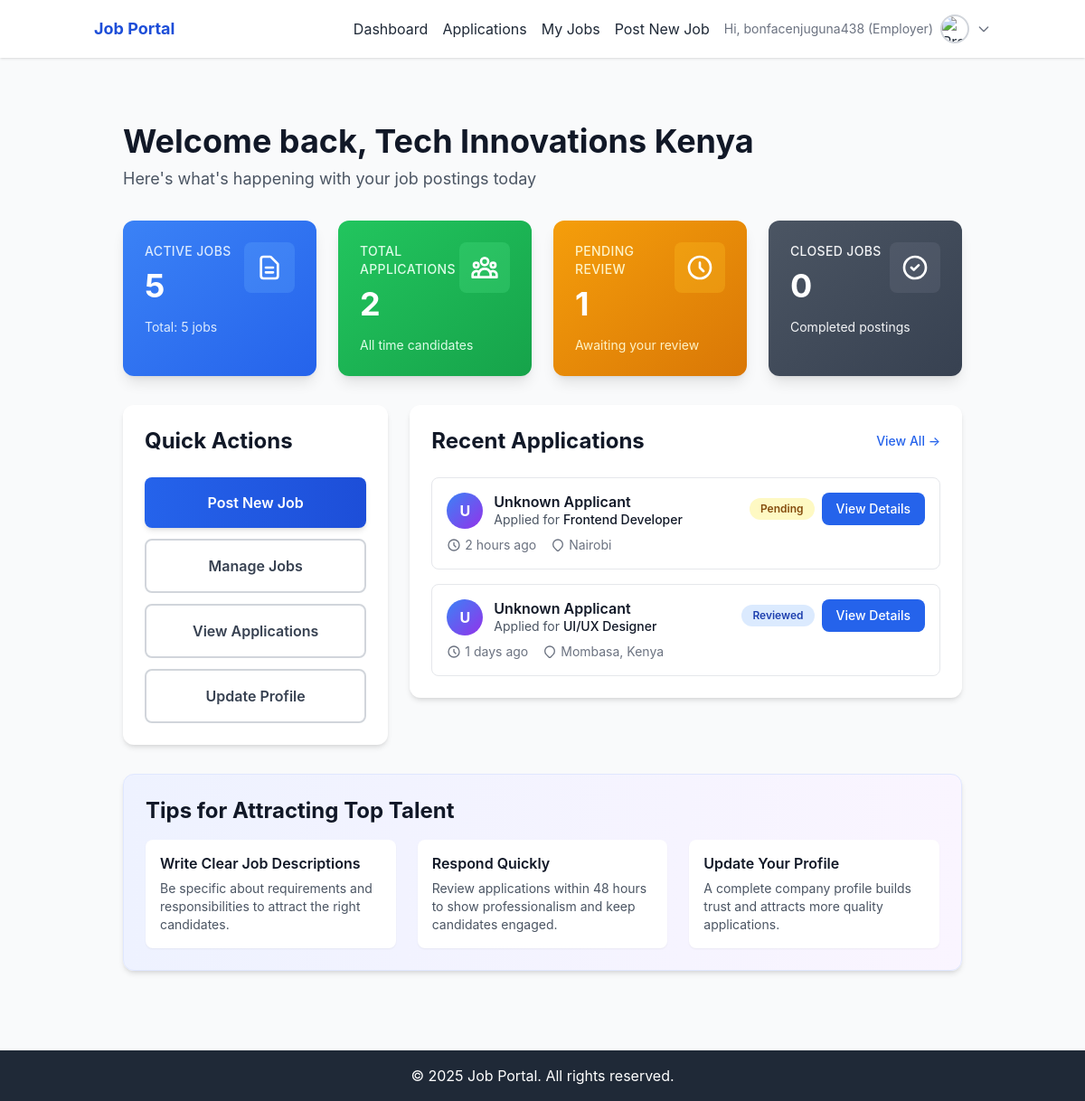
The page /dashboard/employer-dashboard.php (signed in) on the database its author committed.
### tables this page shows
CREATE TABLE users (
  uuid CHAR(36) PRIMARY KEY,
  email VARCHAR(150) NOT NULL UNIQUE,
  password VARCHAR(255) NOT NULL,
  profile_picture VARCHAR(255),
  role ENUM('admin', 'employer', 'jobseeker') DEFAULT 'jobseeker',
  is_verified BOOLEAN DEFAULT FALSE,
  created_at TIMESTAMP DEFAULT CURRENT_TIMESTAMP,
  updated_at TIMESTAMP DEFAULT CURRENT_TIMESTAMP ON UPDATE CURRENT_TIMESTAMP,
  
  INDEX idx_email (email),
  INDEX idx_role (role)
);

CREATE TABLE employers (
  uuid CHAR(36) PRIMARY KEY,
  user_uuid CHAR(36) NOT NULL,
  company_name VARCHAR(150),
  contact_number VARCHAR(20),
  location VARCHAR(255),
  industry VARCHAR(100),
  website VARCHAR(255),  
  company_logo VARCHAR(255),
  about_company TEXT,
  created_at TIMESTAMP DEFAULT CURRENT_TIMESTAMP,
  updated_at TIMESTAMP DEFAULT CURRENT_TIMESTAMP ON UPDATE CURRENT_TIMESTAMP,
  
  INDEX idx_user_uuid (user_uuid),
  INDEX idx_industry (industry),
  
  FOREIGN KEY (user_uuid) REFERENCES users(uuid) ON DELETE CASCADE
);

CREATE TABLE applications (
  uuid CHAR(36) PRIMARY KEY,
  job_uuid CHAR(36) NOT NULL,
  job_seeker_uuid CHAR(36) NOT NULL,
  cover_letter TEXT,
  resume_file VARCHAR(255),
  status ENUM('pending', 'reviewed', 'accepted', 'rejected') DEFAULT 'pending',
  applied_at TIMESTAMP DEFAULT CURRENT_TIMESTAMP,
  reviewed_at TIMESTAMP NULL,

  INDEX idx_job_uuid (job_uuid),
  INDEX idx_job_seeker_uuid (job_seeker_uuid),
  INDEX idx_status (status),
  INDEX idx_applied_at (applied_at),

  UNIQUE KEY unique_application (job_uuid, job_seeker_uuid),

  FOREIGN KEY (job_uuid) REFERENCES job_posts(uuid) ON DELETE CASCADE,
  FOREIGN KEY (job_seeker_uuid) REFERENCES job_seekers(uuid) ON DELETE CASCADE
);

CREATE TABLE job_seekers (
   uuid CHAR(36) PRIMARY KEY,
   user_uuid CHAR(36) NOT NULL,
   fullName VARCHAR(100),
   phone VARCHAR(20),
   gender ENUM('male', 'female', 'other'),
   dob DATE,
   location VARCHAR(255),
   bio TEXT,
   professional_title VARCHAR(100),
   skills TEXT,
   education TEXT,
   resume_file VARCHAR(255),
   profile_completed BOOLEAN DEFAULT FALSE,
   created_at TIMESTAMP DEFAULT CURRENT_TIMESTAMP,
   updated_at TIMESTAMP DEFAULT CURRENT_TIMESTAMP ON UPDATE CURRENT_TIMESTAMP,

   INDEX idx_user_uuid (user_uuid),
   INDEX idx_location (location),
   INDEX idx_professional_title (professional_title),

   FOREIGN KEY (user_uuid) REFERENCES users(uuid) ON DELETE CASCADE
);

### public/dashboard/employer-dashboard.php (the view, shortened to what the rows shown need)
<?php
require_once __DIR__ . '/../../helpers/session.php';
require_once __DIR__ . '/../../config/db.php';
require_once __DIR__ . '/../../controllers/JobController.php';
require_once __DIR__ . '/../../controllers/ApllicationController.php';
$jobController = new JobController($conn);
$applicationController = new ApplicationController($conn);
$userId = getUserId();
$employer = $jobController->user->getUserProfile($userId);
$employerUuid = $employer['employer_uuid'] ?? null;
$recentApplications = [];
if ($employerUuid) {
    $jobs = $jobController->job->getJobsByEmployer($employerUuid);
    $appStats = $applicationController->getApplicationStats($employerUuid);
    $recentApplications = $applicationController->getRecentApplications($employerUuid, 5);
}
$companyName = $employer['company_name'] ?? 'Your Company';
include __DIR__ . '/../../includes/employer-header.php';
?>
<div class="max-w-7xl mx-auto px-4 sm:px-6 lg:px-8 py-8">
    <div class="mb-8">
        <h1 class="text-4xl font-bold text-gray-900 mb-2">Welcome back, <?php echo htmlspecialchars($companyName); ?>
        </h1>
        <p class="text-lg text-gray-600">Here's what's happening with your job postings today</p>
    </div>
    <div class="grid grid-cols-1 lg:grid-cols-3 gap-6 mb-8">
        <div class="lg:col-span-1">
            <div class="bg-white rounded-xl shadow-md p-6">
                <h2 class="text-2xl font-bold text-gray-900 mb-6">Quick Actions</h2>
            </div>
        </div>
        <div class="lg:col-span-2">
            <div class="bg-white rounded-xl shadow-md p-6">
                <div class="flex justify-between items-center mb-6">
                    <h2 class="text-2xl font-bold text-gray-900">Recent Applications</h2>
                </div>
                <?php if (empty($recentApplications)): ?>
                <div class="text-center py-12">
                    <svg class="w-16 h-16 text-gray-300 mx-auto mb-4" fill="none" stroke="currentColor"
                        viewBox="0 0 24 24">
                        <path stroke-linecap="round" stroke-linejoin="round" stroke-width="2"
                            d="M9 12h6m-6 4h6m2 5H7a2 2 0 01-2-2V5a2 2 0 012-2h5.586a1 1 0 01.707.293l5.414 5.414a1 1 0 01.293.707V19a2 2 0 01-2 2z" />
                    </svg>
                    <p class="text-gray-500 text-lg">No applications yet</p>
                    <p class="text-gray-400 text-sm mt-2">Applications will appear here once candidates apply</p>
                </div>
                <?php else: ?>
                <div class="space-y-4">
                    <?php foreach ($recentApplications as $app): ?>
                    <div
                        class="border border-gray-200 rounded-lg p-4 hover:border-blue-300 hover:shadow-md transition-all duration-200">
                        <div class="flex justify-between items-start">
                            <div class="flex-1">
                                <div class="flex items-center gap-3 mb-2">
                                    <div
                                        class="w-10 h-10 bg-gradient-to-br from-blue-500 to-purple-600 rounded-full flex items-center justify-center text-white font-bold">
                                        <?php echo strtoupper(substr($app['fullName'] ?? 'U', 0, 1)); ?>
                                    </div>
                                    <div>
                                        <h3 class="font-semibold text-gray-900">
                                            <?php echo htmlspecialchars($app['fullName'] ?? 'Unknown Applicant'); ?>
                                        </h3>
                                        <p class="text-sm text-gray-600">
                                            Applied for <span
                                                class="font-medium text-gray-900"><?php echo htmlspecialchars($app['job_title']); ?></span>
                                        </p>
                                    </div>
                                </div>
                                <div class="flex items-center gap-4 text-sm text-gray-500 ml-13">
                                    <span class="flex items-center gap-1">
                                        <svg class="w-4 h-4" fill="none" stroke="currentColor" viewBox="0 0 24 24">
                                            <path stroke-linecap="round" stroke-linejoin="round" stroke-width="2"
                                                d="M12 8v4l3 3m6-3a9 9 0 11-18 0 9 9 0 0118 0z" />
                                        </svg>
                                        <?php
                                                $time_diff = time() - strtotime($app['applied_at']);
                                                if ($time_diff < 3600) {
                                                    echo floor($time_diff / 60) . ' minutes ago';
                                                } elseif ($time_diff < 86400) {
                                                    echo floor($time_diff / 3600) . ' hours ago';
                                                } else {
                                                    echo floor($time_diff / 86400) . ' days ago';
                                                }
                                                ?>
                                    </span>
                                    <?php if (!empty($app['location'])): ?>
                                    <span class="flex items-center gap-1">
                                        <svg class="w-4 h-4" fill="none" stroke="currentColor" viewBox="0 0 24 24">
                                            <path stroke-linecap="round" stroke-linejoin="round" stroke-width="2"
                                                d="M17.657 16.657L13.414 20.9a1.998 1.998 0 01-2.827 0l-4.244-4.243a8 8 0 1111.314 0z" />
                                        </svg>
                                        <?php echo htmlspecialchars($app['location']); ?>
                                    </span>
                                    <?php endif; ?>
                                </div>
                            </div>
                            <div class="flex items-center gap-2">
                                <?php
                                        $statusColors = [
                                            'pending' => 'bg-yellow-100 text-yellow-800',
                                            'reviewed' => 'bg-blue-100 text-blue-800',
                                            'accepted' => 'bg-green-100 text-green-800',
                                            'rejected' => 'bg-red-100 text-red-800'
                                        ];
                                        $statusColor = $statusColors[$app['status']] ?? 'bg-gray-100 text-gray-800';
                                        ?>
                                <span class="px-3 py-1 rounded-full text-xs font-semibold <?php echo $statusColor; ?>">
                                    <?php echo ucfirst($app['status']); ?>
                                </span>
                                <a href="/applications/application-details?id=<?php echo $app['uuid']; ?>"
                                    class="px-4 py-2 bg-blue-600 text-white rounded-lg hover:bg-blue-700 transition-colors text-sm font-medium">
                                    View Details
                                </a>
                            </div>
                        </div>
                    </div>
                    <?php endforeach; ?>
                </div>
                <?php endif; ?>
            </div>
        </div>
    </div>
    <div class="bg-gradient-to-r from-indigo-50 to-purple-50 rounded-xl shadow-md p-6 border border-indigo-100">
        <h2 class="text-2xl font-bold text-gray-900 mb-4">Tips for Attracting Top Talent</h2>
    </div>
</div>
<?php include __DIR__ . '/../../includes/footer.php'; ?>

### rows shown on the page
users: role.company_name "Tech Innovations Kenya"
applications: fullName "U", fullName "Unknown Applicant", job_title "Frontend Developer", job_seeker_uuid.location "Nairobi", status "Pending"
applications: fullName "U", fullName "Unknown Applicant", job_seeker_uuid.professional_title "UI/UX Designer", job_seeker_uuid.location "Mombasa, Kenya", status "Reviewed"

### other values the page prints
$_SESSION['user_name'] "bonfacenjuguna438"
$activeJobs "5"
$totalJobs "5"
$totalApplications "2"
$pendingApplications "1"
$closedJobs "0"
